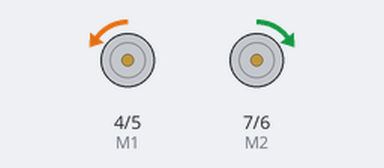
Simulated run of this sketch. Board: Arduino Uno, built with avr-gcc and run on an emulated ATmega328P. On the bench: direction and speed pins drawn as motors (green arrow = direction pin HIGH = forward, orange = LOW = backward, longer = more drive).

Above: at 0.15 s.
At 15.1 s:
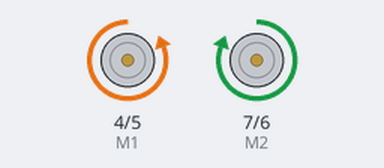
At 26.85 s:
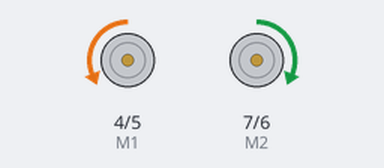
At 39.75 s:
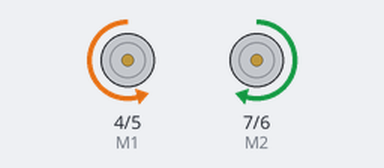
Timing chart, 0 to 40.0 s (numbered marks = the images above):
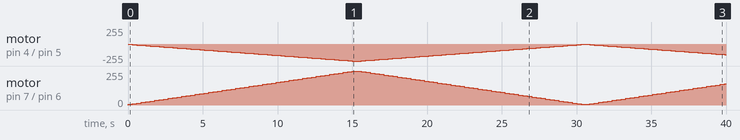

The sketch:

motorTest.ino
```cpp
//Arduino PWM Speed Control：
int E1 = 5;
int M1 = 4;
int E2 = 6;
int M2 = 7;
    int i;
void setup()
{
    pinMode(M1, OUTPUT);
    pinMode(M2, OUTPUT);
}

void loop()
{

    digitalWrite(M1,LOW);
    digitalWrite(M2, HIGH);
    for(i=5; i<=255; i+=5){
    analogWrite(E1, i);   //PWM Speed Control
    analogWrite(E2, i);   //PWM Speed Control
    delay(300);
    }
    if(i>=255){
    for(i=255; i>=5; i-=5){
    analogWrite(E1, i);   //PWM Speed Control
    analogWrite(E2, i);   //PWM Speed Control
    delay(300);
    }
    }

}
```

Measured:
- by itself, motor on pin 7 (M2) / pin 6 (E2): stopped → forward 5/255 at 0.00 s, → forward 10/255 0.30 s later, → forward 15/255 0.30 s later, → forward 20/255 0.30 s later, … (132 changes in this stretch)
- by itself, motor on pin 4 (M1) / pin 5 (E1): stopped → backward 5/255 at 0.00 s, → backward 10/255 0.30 s later, → backward 15/255 0.30 s later, → backward 20/255 0.30 s later, … (132 changes in this stretch)
